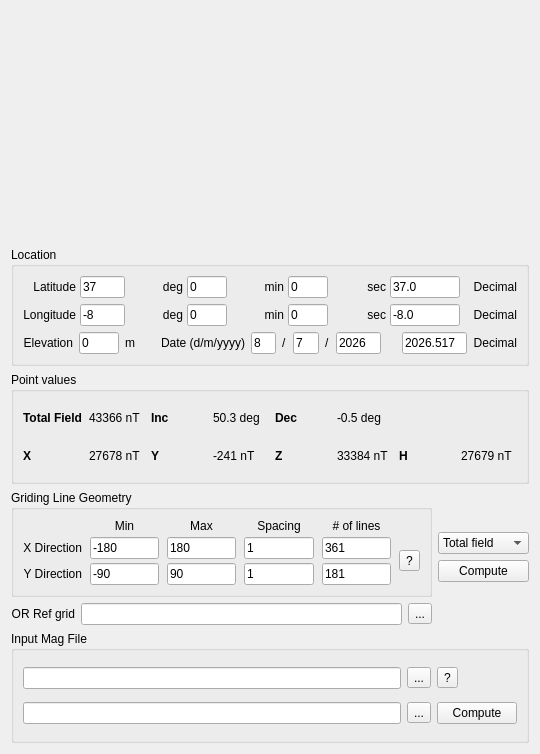
<?xml version="1.0" encoding="UTF-8"?>
<ui version="4.0">
 <class>IgrfDialog</class>
 <widget class="QDialog" name="IgrfDialog">
  <property name="geometry">
   <rect>
    <x>0</x>
    <y>0</y>
    <width>540</width>
    <height>754</height>
   </rect>
  </property>
  <property name="minimumSize">
   <size>
    <width>540</width>
    <height>700</height>
   </size>
  </property>
  <property name="windowTitle">
   <string>IGRF Calculator</string>
  </property>
  <layout class="QVBoxLayout" name="rootLayout">
   <item>
    <widget class="IgrfMapWidget" name="mapPlot" native="true">
     <property name="sizePolicy">
      <sizepolicy hsizetype="Expanding" vsizetype="Fixed">
       <horstretch>0</horstretch>
       <verstretch>0</verstretch>
      </sizepolicy>
     </property>
     <property name="minimumSize">
      <size>
       <width>0</width>
       <height>230</height>
      </size>
     </property>
    </widget>
   </item>
   <item>
    <widget class="QGroupBox" name="locGroup">
     <property name="title">
      <string>Location</string>
     </property>
     <layout class="QVBoxLayout" name="locOuter">
      <item>
       <layout class="QGridLayout" name="locGrid">
        <property name="horizontalSpacing">
         <number>4</number>
        </property>
        <item row="0" column="0">
         <widget class="QLabel" name="latLab">
          <property name="text">
           <string>Latitude</string>
          </property>
          <property name="alignment">
           <set>Qt::AlignmentFlag::AlignRight|Qt::AlignmentFlag::AlignTrailing|Qt::AlignmentFlag::AlignVCenter</set>
          </property>
         </widget>
        </item>
        <item row="0" column="1">
         <widget class="QLineEdit" name="latDeg">
          <property name="maximumSize">
           <size>
            <width>45</width>
            <height>16777215</height>
           </size>
          </property>
          <property name="text">
           <string>37</string>
          </property>
         </widget>
        </item>
        <item row="0" column="2">
         <widget class="QLabel" name="latDegLab">
          <property name="text">
           <string>deg</string>
          </property>
          <property name="alignment">
           <set>Qt::AlignmentFlag::AlignRight|Qt::AlignmentFlag::AlignTrailing|Qt::AlignmentFlag::AlignVCenter</set>
          </property>
         </widget>
        </item>
        <item row="0" column="3">
         <widget class="QLineEdit" name="latMin">
          <property name="maximumSize">
           <size>
            <width>40</width>
            <height>16777215</height>
           </size>
          </property>
          <property name="text">
           <string>0</string>
          </property>
         </widget>
        </item>
        <item row="0" column="4">
         <widget class="QLabel" name="latMinLab">
          <property name="text">
           <string>min</string>
          </property>
          <property name="alignment">
           <set>Qt::AlignmentFlag::AlignRight|Qt::AlignmentFlag::AlignTrailing|Qt::AlignmentFlag::AlignVCenter</set>
          </property>
         </widget>
        </item>
        <item row="0" column="5">
         <widget class="QLineEdit" name="latSec">
          <property name="maximumSize">
           <size>
            <width>40</width>
            <height>16777215</height>
           </size>
          </property>
          <property name="text">
           <string>0</string>
          </property>
         </widget>
        </item>
        <item row="0" column="6">
         <widget class="QLabel" name="latSecLab">
          <property name="text">
           <string>sec</string>
          </property>
          <property name="alignment">
           <set>Qt::AlignmentFlag::AlignRight|Qt::AlignmentFlag::AlignTrailing|Qt::AlignmentFlag::AlignVCenter</set>
          </property>
         </widget>
        </item>
        <item row="0" column="7">
         <widget class="QLineEdit" name="latDec">
          <property name="maximumSize">
           <size>
            <width>70</width>
            <height>16777215</height>
           </size>
          </property>
          <property name="text">
           <string>37.0</string>
          </property>
         </widget>
        </item>
        <item row="0" column="8">
         <widget class="QLabel" name="latDecLab">
          <property name="text">
           <string>Decimal</string>
          </property>
          <property name="alignment">
           <set>Qt::AlignmentFlag::AlignRight|Qt::AlignmentFlag::AlignTrailing|Qt::AlignmentFlag::AlignVCenter</set>
          </property>
         </widget>
        </item>
        <item row="1" column="0">
         <widget class="QLabel" name="lonLab">
          <property name="text">
           <string>Longitude</string>
          </property>
          <property name="alignment">
           <set>Qt::AlignmentFlag::AlignRight|Qt::AlignmentFlag::AlignTrailing|Qt::AlignmentFlag::AlignVCenter</set>
          </property>
         </widget>
        </item>
        <item row="1" column="1">
         <widget class="QLineEdit" name="lonDeg">
          <property name="maximumSize">
           <size>
            <width>45</width>
            <height>16777215</height>
           </size>
          </property>
          <property name="text">
           <string>-8</string>
          </property>
         </widget>
        </item>
        <item row="1" column="2">
         <widget class="QLabel" name="lonDegLab">
          <property name="text">
           <string>deg</string>
          </property>
          <property name="alignment">
           <set>Qt::AlignmentFlag::AlignRight|Qt::AlignmentFlag::AlignTrailing|Qt::AlignmentFlag::AlignVCenter</set>
          </property>
         </widget>
        </item>
        <item row="1" column="3">
         <widget class="QLineEdit" name="lonMin">
          <property name="maximumSize">
           <size>
            <width>40</width>
            <height>16777215</height>
           </size>
          </property>
          <property name="text">
           <string>0</string>
          </property>
         </widget>
        </item>
        <item row="1" column="4">
         <widget class="QLabel" name="lonMinLab">
          <property name="text">
           <string>min</string>
          </property>
          <property name="alignment">
           <set>Qt::AlignmentFlag::AlignRight|Qt::AlignmentFlag::AlignTrailing|Qt::AlignmentFlag::AlignVCenter</set>
          </property>
         </widget>
        </item>
        <item row="1" column="5">
         <widget class="QLineEdit" name="lonSec">
          <property name="maximumSize">
           <size>
            <width>40</width>
            <height>16777215</height>
           </size>
          </property>
          <property name="text">
           <string>0</string>
          </property>
         </widget>
        </item>
        <item row="1" column="6">
         <widget class="QLabel" name="lonSecLab">
          <property name="text">
           <string>sec</string>
          </property>
          <property name="alignment">
           <set>Qt::AlignmentFlag::AlignRight|Qt::AlignmentFlag::AlignTrailing|Qt::AlignmentFlag::AlignVCenter</set>
          </property>
         </widget>
        </item>
        <item row="1" column="7">
         <widget class="QLineEdit" name="lonDec">
          <property name="maximumSize">
           <size>
            <width>70</width>
            <height>16777215</height>
           </size>
          </property>
          <property name="text">
           <string>-8.0</string>
          </property>
         </widget>
        </item>
        <item row="1" column="8">
         <widget class="QLabel" name="lonDecLab">
          <property name="text">
           <string>Decimal</string>
          </property>
          <property name="alignment">
           <set>Qt::AlignmentFlag::AlignRight|Qt::AlignmentFlag::AlignTrailing|Qt::AlignmentFlag::AlignVCenter</set>
          </property>
         </widget>
        </item>
       </layout>
      </item>
      <item>
       <layout class="QHBoxLayout" name="elevRow">
        <property name="spacing">
         <number>6</number>
        </property>
        <item>
         <widget class="QLabel" name="elevLab">
          <property name="text">
           <string>Elevation</string>
          </property>
          <property name="alignment">
           <set>Qt::AlignmentFlag::AlignRight|Qt::AlignmentFlag::AlignTrailing|Qt::AlignmentFlag::AlignVCenter</set>
          </property>
         </widget>
        </item>
        <item>
         <widget class="QLineEdit" name="elevEdit">
          <property name="maximumSize">
           <size>
            <width>45</width>
            <height>16777215</height>
           </size>
          </property>
          <property name="text">
           <string>0</string>
          </property>
         </widget>
        </item>
        <item>
         <widget class="QLabel" name="elevUnitLab">
          <property name="text">
           <string>m</string>
          </property>
          <property name="alignment">
           <set>Qt::AlignmentFlag::AlignRight|Qt::AlignmentFlag::AlignTrailing|Qt::AlignmentFlag::AlignVCenter</set>
          </property>
         </widget>
        </item>
        <item>
         <spacer name="elevSpacer1">
          <property name="orientation">
           <enum>Qt::Orientation::Horizontal</enum>
          </property>
          <property name="sizeType">
           <enum>QSizePolicy::Policy::Fixed</enum>
          </property>
          <property name="sizeHint" stdset="0">
           <size>
            <width>20</width>
            <height>20</height>
           </size>
          </property>
         </spacer>
        </item>
        <item>
         <widget class="QLabel" name="dateLab">
          <property name="text">
           <string>Date (d/m/yyyy)</string>
          </property>
          <property name="alignment">
           <set>Qt::AlignmentFlag::AlignRight|Qt::AlignmentFlag::AlignTrailing|Qt::AlignmentFlag::AlignVCenter</set>
          </property>
         </widget>
        </item>
        <item>
         <widget class="QLineEdit" name="dateDay">
          <property name="maximumSize">
           <size>
            <width>30</width>
            <height>16777215</height>
           </size>
          </property>
          <property name="text">
           <string>8</string>
          </property>
         </widget>
        </item>
        <item>
         <widget class="QLabel" name="dateSlash1">
          <property name="text">
           <string>/</string>
          </property>
         </widget>
        </item>
        <item>
         <widget class="QLineEdit" name="dateMonth">
          <property name="maximumSize">
           <size>
            <width>30</width>
            <height>16777215</height>
           </size>
          </property>
          <property name="text">
           <string>7</string>
          </property>
         </widget>
        </item>
        <item>
         <widget class="QLabel" name="dateSlash2">
          <property name="text">
           <string>/</string>
          </property>
         </widget>
        </item>
        <item>
         <widget class="QLineEdit" name="dateYear">
          <property name="maximumSize">
           <size>
            <width>50</width>
            <height>16777215</height>
           </size>
          </property>
          <property name="text">
           <string>2026</string>
          </property>
         </widget>
        </item>
        <item>
         <spacer name="elevSpacer2">
          <property name="orientation">
           <enum>Qt::Orientation::Horizontal</enum>
          </property>
          <property name="sizeType">
           <enum>QSizePolicy::Policy::Expanding</enum>
          </property>
          <property name="sizeHint" stdset="0">
           <size>
            <width>20</width>
            <height>20</height>
           </size>
          </property>
         </spacer>
        </item>
        <item>
         <widget class="QLineEdit" name="dateDec">
          <property name="maximumSize">
           <size>
            <width>70</width>
            <height>16777215</height>
           </size>
          </property>
          <property name="text">
           <string>2026.517</string>
          </property>
         </widget>
        </item>
        <item>
         <widget class="QLabel" name="dateDecLab">
          <property name="text">
           <string>Decimal</string>
          </property>
          <property name="alignment">
           <set>Qt::AlignmentFlag::AlignRight|Qt::AlignmentFlag::AlignTrailing|Qt::AlignmentFlag::AlignVCenter</set>
          </property>
         </widget>
        </item>
       </layout>
      </item>
     </layout>
    </widget>
   </item>
   <item>
    <widget class="QGroupBox" name="ptGroup">
     <property name="title">
      <string>Point values</string>
     </property>
     <layout class="QGridLayout" name="ptGrid">
      <item row="1" column="5">
       <widget class="QLabel" name="zVal">
        <property name="text">
         <string>33384 nT</string>
        </property>
       </widget>
      </item>
      <item row="1" column="2">
       <widget class="QLabel" name="yLab">
        <property name="font">
         <font>
          <bold>true</bold>
         </font>
        </property>
        <property name="text">
         <string>Y</string>
        </property>
       </widget>
      </item>
      <item row="0" column="1">
       <widget class="QLabel" name="totalFieldVal">
        <property name="text">
         <string>43366 nT</string>
        </property>
       </widget>
      </item>
      <item row="0" column="5">
       <widget class="QLabel" name="decVal">
        <property name="text">
         <string>-0.5 deg</string>
        </property>
       </widget>
      </item>
      <item row="1" column="0">
       <widget class="QLabel" name="xLab">
        <property name="font">
         <font>
          <bold>true</bold>
         </font>
        </property>
        <property name="text">
         <string>X</string>
        </property>
       </widget>
      </item>
      <item row="1" column="7">
       <widget class="QLabel" name="hVal">
        <property name="text">
         <string>27679 nT</string>
        </property>
       </widget>
      </item>
      <item row="0" column="4">
       <widget class="QLabel" name="decLab">
        <property name="font">
         <font>
          <bold>true</bold>
         </font>
        </property>
        <property name="text">
         <string>Dec</string>
        </property>
       </widget>
      </item>
      <item row="0" column="3">
       <widget class="QLabel" name="incVal">
        <property name="text">
         <string>50.3 deg</string>
        </property>
       </widget>
      </item>
      <item row="1" column="1">
       <widget class="QLabel" name="xVal">
        <property name="text">
         <string>27678 nT</string>
        </property>
       </widget>
      </item>
      <item row="1" column="4">
       <widget class="QLabel" name="zLab">
        <property name="font">
         <font>
          <bold>true</bold>
         </font>
        </property>
        <property name="text">
         <string>Z</string>
        </property>
       </widget>
      </item>
      <item row="1" column="6">
       <widget class="QLabel" name="hLab">
        <property name="font">
         <font>
          <bold>true</bold>
         </font>
        </property>
        <property name="text">
         <string>H</string>
        </property>
       </widget>
      </item>
      <item row="1" column="3">
       <widget class="QLabel" name="yVal">
        <property name="text">
         <string>-241 nT</string>
        </property>
       </widget>
      </item>
      <item row="0" column="0">
       <widget class="QLabel" name="totalFieldLab">
        <property name="font">
         <font>
          <bold>true</bold>
         </font>
        </property>
        <property name="text">
         <string>Total Field</string>
        </property>
       </widget>
      </item>
      <item row="0" column="2">
       <widget class="QLabel" name="incLab">
        <property name="font">
         <font>
          <bold>true</bold>
         </font>
        </property>
        <property name="text">
         <string>Inc</string>
        </property>
       </widget>
      </item>
     </layout>
    </widget>
   </item>
   <item>
    <layout class="QHBoxLayout" name="geoRow">
     <item>
      <layout class="QVBoxLayout" name="geoOuterLayout">
       <property name="leftMargin">
        <number>0</number>
       </property>
       <property name="topMargin">
        <number>0</number>
       </property>
       <property name="rightMargin">
        <number>0</number>
       </property>
       <property name="bottomMargin">
        <number>0</number>
       </property>
       <item>
        <widget class="QGroupBox" name="geoGroup">
         <property name="title">
          <string>Griding Line Geometry</string>
         </property>
         <layout class="QGridLayout" name="geoLayout">
          <property name="horizontalSpacing">
           <number>8</number>
          </property>
          <property name="verticalSpacing">
           <number>4</number>
          </property>
          <item row="0" column="1">
           <widget class="QLabel" name="minLab">
            <property name="text">
             <string>Min</string>
            </property>
            <property name="alignment">
             <set>Qt::AlignmentFlag::AlignHCenter</set>
            </property>
           </widget>
          </item>
          <item row="0" column="2">
           <widget class="QLabel" name="maxLab">
            <property name="text">
             <string>Max</string>
            </property>
            <property name="alignment">
             <set>Qt::AlignmentFlag::AlignHCenter</set>
            </property>
           </widget>
          </item>
          <item row="0" column="3">
           <widget class="QLabel" name="spacingLab">
            <property name="text">
             <string>Spacing</string>
            </property>
            <property name="alignment">
             <set>Qt::AlignmentFlag::AlignHCenter</set>
            </property>
           </widget>
          </item>
          <item row="0" column="4">
           <widget class="QLabel" name="nLinesLab">
            <property name="text">
             <string># of lines</string>
            </property>
            <property name="alignment">
             <set>Qt::AlignmentFlag::AlignHCenter</set>
            </property>
           </widget>
          </item>
          <item row="1" column="0">
           <widget class="QLabel" name="xDirLab">
            <property name="text">
             <string>X Direction</string>
            </property>
            <property name="alignment">
             <set>Qt::AlignmentFlag::AlignRight|Qt::AlignmentFlag::AlignTrailing|Qt::AlignmentFlag::AlignVCenter</set>
            </property>
           </widget>
          </item>
          <item row="1" column="1">
           <widget class="QLineEdit" name="xMin">
            <property name="text">
             <string>-180</string>
            </property>
           </widget>
          </item>
          <item row="1" column="2">
           <widget class="QLineEdit" name="xMax">
            <property name="text">
             <string>180</string>
            </property>
           </widget>
          </item>
          <item row="1" column="3">
           <widget class="QLineEdit" name="xInc">
            <property name="text">
             <string>1</string>
            </property>
           </widget>
          </item>
          <item row="1" column="4">
           <widget class="QLineEdit" name="xN">
            <property name="text">
             <string>361</string>
            </property>
           </widget>
          </item>
          <item row="2" column="0">
           <widget class="QLabel" name="yDirLab">
            <property name="text">
             <string>Y Direction</string>
            </property>
            <property name="alignment">
             <set>Qt::AlignmentFlag::AlignRight|Qt::AlignmentFlag::AlignTrailing|Qt::AlignmentFlag::AlignVCenter</set>
            </property>
           </widget>
          </item>
          <item row="2" column="1">
           <widget class="QLineEdit" name="yMin">
            <property name="text">
             <string>-90</string>
            </property>
           </widget>
          </item>
          <item row="2" column="2">
           <widget class="QLineEdit" name="yMax">
            <property name="text">
             <string>90</string>
            </property>
           </widget>
          </item>
          <item row="2" column="3">
           <widget class="QLineEdit" name="yInc">
            <property name="text">
             <string>1</string>
            </property>
           </widget>
          </item>
          <item row="2" column="4">
           <widget class="QLineEdit" name="yN">
            <property name="text">
             <string>181</string>
            </property>
           </widget>
          </item>
          <item row="1" column="5" rowspan="2">
           <widget class="QToolButton" name="helpBtn">
            <property name="toolTip">
             <string>Edit any two of Min/Max/Spacing/# and the rest are derived.</string>
            </property>
            <property name="text">
             <string>?</string>
            </property>
           </widget>
          </item>
         </layout>
        </widget>
       </item>
       <item>
        <layout class="QHBoxLayout" name="refRow">
         <property name="spacing">
          <number>6</number>
         </property>
         <item>
          <widget class="QLabel" name="refLab">
           <property name="text">
            <string>OR Ref grid</string>
           </property>
           <property name="alignment">
            <set>Qt::AlignmentFlag::AlignRight|Qt::AlignmentFlag::AlignTrailing|Qt::AlignmentFlag::AlignVCenter</set>
           </property>
          </widget>
         </item>
         <item>
          <widget class="QLineEdit" name="refEdit">
           <property name="toolTip">
            <string>Pick a grid/image; its region, spacing and size fill the boxes above.</string>
           </property>
          </widget>
         </item>
         <item>
          <widget class="QToolButton" name="refBtn">
           <property name="text">
            <string>...</string>
           </property>
          </widget>
         </item>
        </layout>
       </item>
      </layout>
     </item>
     <item>
      <layout class="QVBoxLayout" name="geoRightCol">
       <property name="leftMargin">
        <number>0</number>
       </property>
       <property name="topMargin">
        <number>0</number>
       </property>
       <property name="rightMargin">
        <number>0</number>
       </property>
       <property name="bottomMargin">
        <number>0</number>
       </property>
       <item>
        <layout class="QVBoxLayout" name="geoComboBtnLayout">
         <property name="spacing">
          <number>6</number>
         </property>
         <item>
          <widget class="QComboBox" name="fieldCombo">
           <item>
            <property name="text">
             <string>Total field</string>
            </property>
           </item>
           <item>
            <property name="text">
             <string>Inclination</string>
            </property>
           </item>
           <item>
            <property name="text">
             <string>Declination</string>
            </property>
           </item>
           <item>
            <property name="text">
             <string>Comp X</string>
            </property>
           </item>
           <item>
            <property name="text">
             <string>Comp Y</string>
            </property>
           </item>
           <item>
            <property name="text">
             <string>Comp Z</string>
            </property>
           </item>
           <item>
            <property name="text">
             <string>Horiz field</string>
            </property>
           </item>
          </widget>
         </item>
         <item>
          <widget class="QPushButton" name="geoComputeBtn">
           <property name="text">
            <string>Compute</string>
           </property>
           <property name="autoDefault">
            <bool>false</bool>
           </property>
          </widget>
         </item>
        </layout>
       </item>
      </layout>
     </item>
    </layout>
   </item>
   <item>
    <widget class="QGroupBox" name="magGroup">
     <property name="title">
      <string>Input Mag File</string>
     </property>
     <layout class="QGridLayout" name="magGrid">
      <item row="0" column="0" colspan="2">
       <widget class="QLineEdit" name="magFile1Edit"/>
      </item>
      <item row="0" column="2">
       <widget class="QToolButton" name="magFile1Btn">
        <property name="text">
         <string>...</string>
        </property>
       </widget>
      </item>
      <item row="0" column="3">
       <widget class="QToolButton" name="magHelpBtn">
        <property name="text">
         <string>?</string>
        </property>
       </widget>
      </item>
      <item row="1" column="0" colspan="2">
       <widget class="QLineEdit" name="magFile2Edit"/>
      </item>
      <item row="1" column="2">
       <widget class="QToolButton" name="magFile2Btn">
        <property name="text">
         <string>...</string>
        </property>
       </widget>
      </item>
      <item row="1" column="3">
       <widget class="QPushButton" name="magComputeBtn">
        <property name="text">
         <string>Compute</string>
        </property>
        <property name="autoDefault">
         <bool>false</bool>
        </property>
       </widget>
      </item>
     </layout>
    </widget>
   </item>
  </layout>
 </widget>
 <customwidgets>
  <customwidget>
   <class>IgrfMapWidget</class>
   <extends>QWidget</extends>
   <header>igrfmapwidget.h</header>
  </customwidget>
 </customwidgets>
 <resources/>
 <connections/>
</ui>
